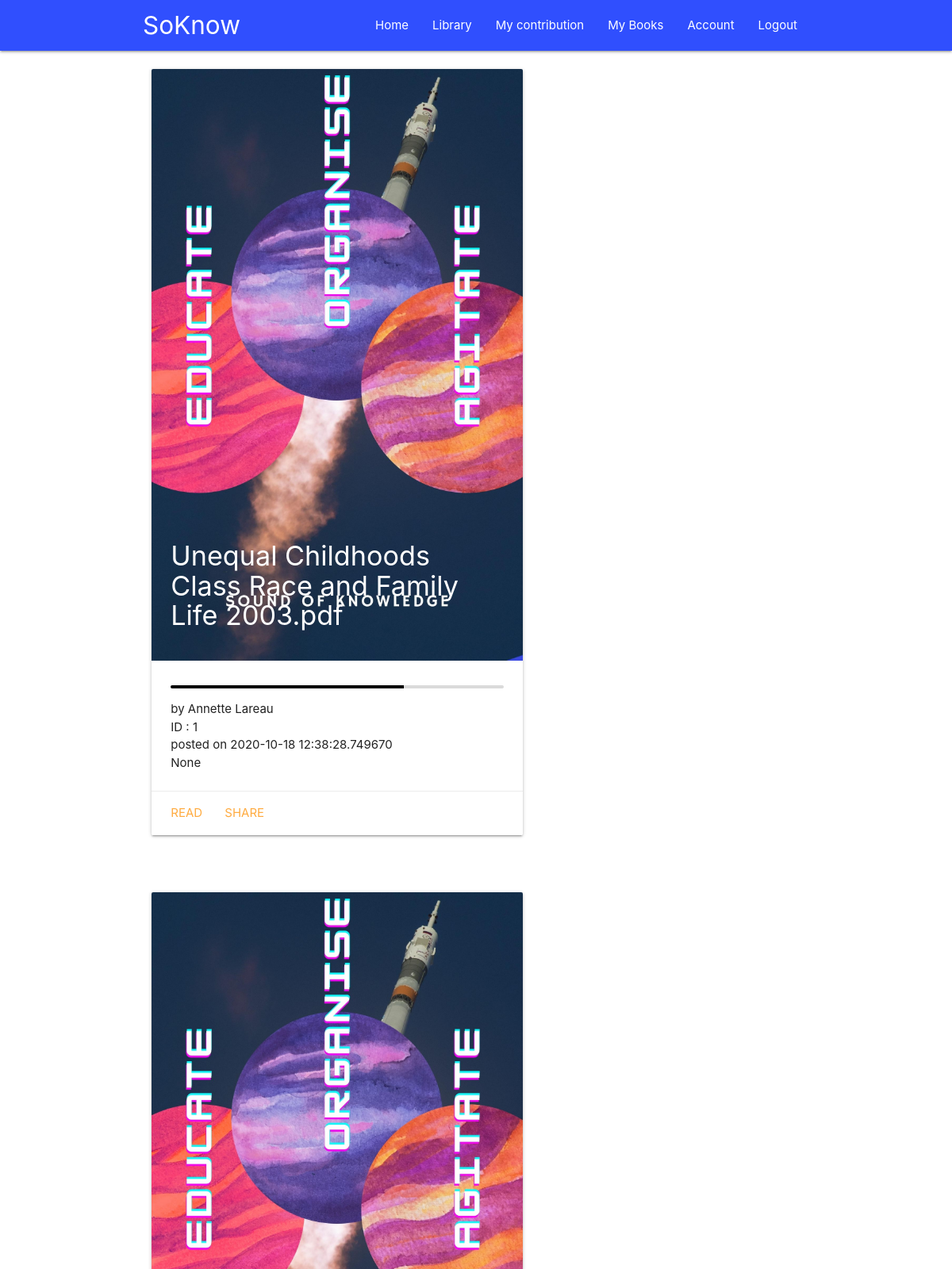
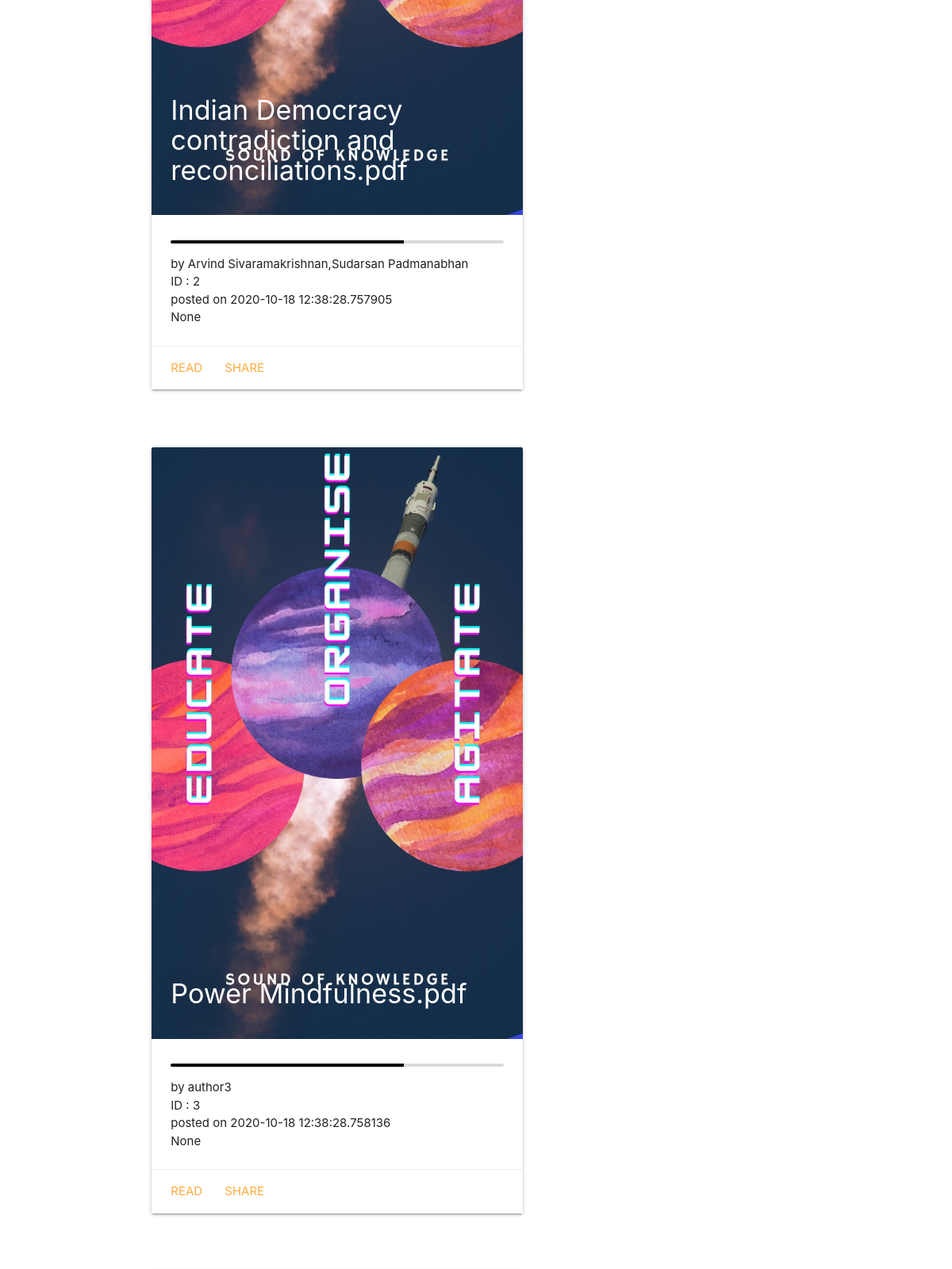
/library (signed in, upper part), run on the app's committed database (2 pictures, top to bottom).
### soknw/models.py (models this page shows, shortened)
class Book(db.Model):
    id = db.Column(db.Integer, primary_key=True)
    title = db.Column(db.String(100), nullable=False)
    author = db.Column(db.String(100), nullable=False)
    cover = db.Column(db.String(20), nullable=False, default=f'static/images/Bookcovers/defaulcover.jpg')
    date_posted = db.Column(db.DateTime, nullable=False,default=datetime.utcnow)
    discription = db.Column(db.Text, nullable=True)

### soknw/routes.py (the view)
@app.route('/library')
@login_required
def library():
    books = Book.query.all()
    return render_template('library.html', books=books, title='Library')

### soknw/models.py (called while the page is built)
@login_manager.user_loader
def load_user(user_id):
    return User.query.get(int(user_id))

### soknw/templates/library.html
{% extends "layout.html" %}
{% block content %}
    {% for book in books %}
        <div class="row section">
            <div class="col s12 m7">
                <div class="card hoverable">
                    <div class="card-image">
                        <img src={{ book.cover }} alt={{ book.image_txt }}>
                        <span class="card-title"><h4>{{ book.title }}</h4></span>
                    </div>
                    <div class="card-content">
                        <div class="progress" style="background-color: rgb(218, 218, 218)">
                            <div class="determinate black" style="width: 70%"></div>
                        </div>
                        <p>by {{ book.author }}</p>
                        <p>ID :  {{ book.id }}</p>
                        <p>posted on {{ book.date_posted }}</p>
                        <p> {{ book.discription }} </p>
                    </div>
                    <div class="card-action">
                    <a href="/library/{{ book.id }}/"> Read </a>
                        <a href="#"> Share  </a>
                    </div>
                </div>
            </div>
        </div>
    {% endfor %}
{% endblock %}

### soknw/templates/layout.html (shortened to what this page needs)
<!DOCTYPE html>
<html lang="en">
<head>
    <link rel="stylesheet" href="https://cdnjs.cloudflare.com/ajax/libs/materialize/1.0.0/css/materialize.min.css">
</head>
<body>
    <nav class="nav-wraper indigo accent-4">
        <div class="container">
            <a href="{{ url_for('home') }}" class="brand-logo">SoKnow</a>
            <ul class = 'right hide-on-med-and-down' >
                <li><a href="{{ url_for('home') }}">Home</a></li>
                <li><a href="{{ url_for('library') }}">Library</a></li>
                <li><a href="#">My contribution</a></li>
                <li><a href="#">My Books</a></li>
                {% if current_user.is_authenticated %}
                <li><a href="{{ url_for('account') }}" class="white-text">Account</a></li>
                <li><a href="{{ url_for('logout') }}" class="white-text">Logout</a></li>
            {% else %}
                <li><a href="{{ url_for('login') }}" class="white-text">Login</a></li>
                <li><a href="{{ url_for('register') }}" class="white-text">Register</a></li>
            {% endif %}
            </ul>
        </div>
    </nav>
    <div class="container">
        {% block content %}{% endblock %}
    </div>
</body>
</html>

### data on the page
Book: cover (picture), title "Unequal Childhoods Class Race and Family Life 2003.pdf", author "Annette Lareau", id "1", date_posted "2020-10-18 12:38:28.749670", discription "None"
Book: cover (picture), title "Indian Democracy contradiction and reconciliations.pdf", author "Arvind Sivaramakrishnan,Sudarsan Padmanabhan", id "2", date_posted "2020-10-18 12:38:28.757905", discription "None"
Book: cover (picture), title "Power Mindfulness.pdf", author "author3", id "3", date_posted "2020-10-18 12:38:28.758136", discription "None"
